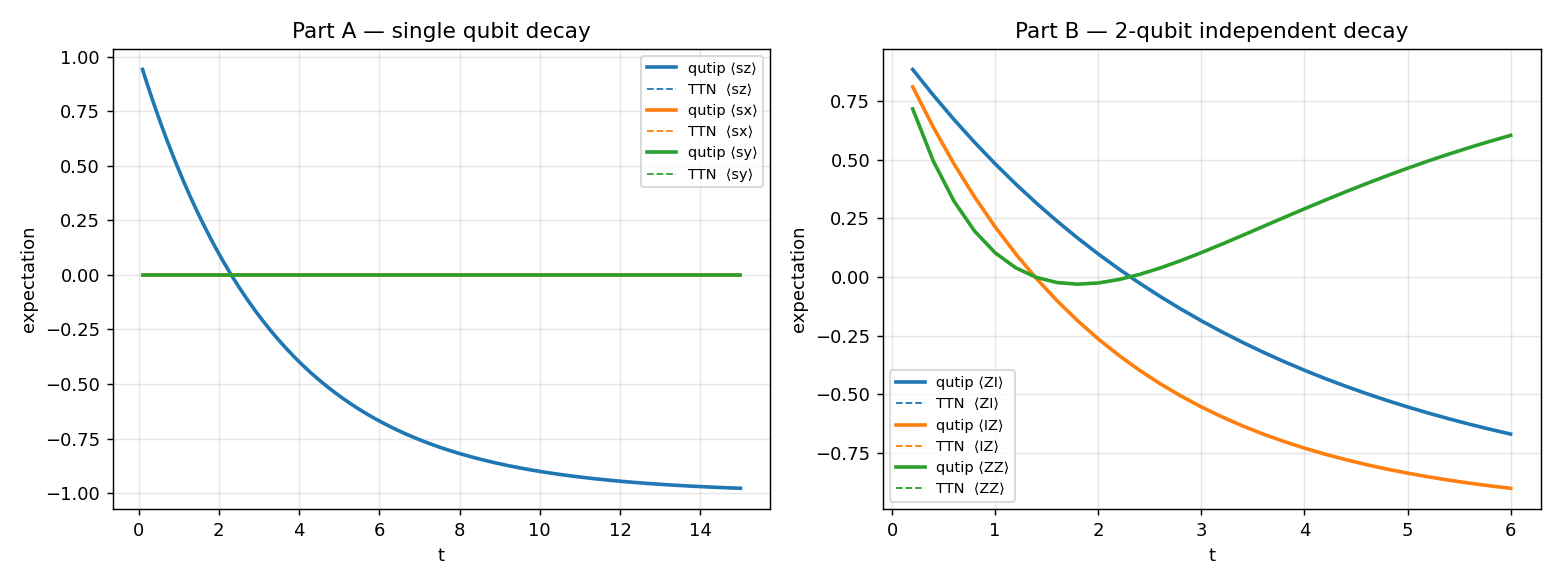

Here is the Python script that generated this plot:
# coding: utf-8
"""Reproduce qutip examples with LindbladTTN.

Two side-by-side comparisons of ``LindbladTTN.run`` against ``qutip.mesolve``:

  Part A — single qubit decay on σz: H = ω/2 σz, L = σ−. PS1 strategy.
           Matches qutip to ~1e-7 on every ⟨σ_z,x,y⟩ trajectory point.

  Part B — 2-qubit independent decay at two different rates, ρ₀ = |00⟩⟨00|.
           VMF strategy. Matches qutip to ~1e-6 on ⟨ZI⟩, ⟨IZ⟩, ⟨ZZ⟩ and on
           the final density matrix. (See the comment block above part_b
           for why we don't reproduce the driven Bell-gate example here.)

Convention note
---------------
qutip expects collapse operators in the form ``c = sqrt(γ) L`` (rate folded
into the operator), while LindbladTTN takes ``L_ops=[(γ, L), ...]`` (rate
kept separate). The physics is identical — only the API surface differs.

qutip.mesolve takes ``tlist[0]`` as the time of ρ₀, so we prepend t=0 to
the qutip time grid and drop the first sample. LindbladTTN's saved times
start at the first SAVED step, not at t=0.

Run
---
    py examples/qutip_parity.py
"""

from __future__ import annotations

import sys
from pathlib import Path

_HERE = Path(__file__).parent
sys.path.insert(0, str(_HERE.parent))   # allow running without `pip install -e .`

import numpy as np

try:
    import qutip as qt
except ImportError:
    print("qutip is not installed — `pip install qutip` to run this demo.")
    sys.exit(0)

import matplotlib.pyplot as plt

from lindblad_ttn import LindbladTTN

# Pauli matrices, numpy form (LindbladTTN's API)
I2 = np.eye(2, dtype=complex)
X  = np.array([[0, 1],  [1, 0]],  dtype=complex)
Y  = np.array([[0, -1j], [1j, 0]], dtype=complex)
Z  = np.array([[1, 0],  [0, -1]], dtype=complex)
sm = np.array([[0, 0],  [1, 0]],  dtype=complex)   # |1⟩⟨0| (lowering)


def kron(*ops: np.ndarray) -> np.ndarray:
    out = ops[0]
    for op in ops[1:]:
        out = np.kron(out, op)
    return out


def max_err(a: np.ndarray, b: np.ndarray) -> float:
    return float(np.max(np.abs(np.asarray(a) - np.asarray(b))))


# =============================================================================
# Part A — single qubit decay
# =============================================================================

def part_a_single_qubit() -> tuple[np.ndarray, dict, dict]:
    print("\n" + "=" * 68)
    print("Part A — single-qubit decay: H = ω/2 σz,  L = σ−")
    print("=" * 68)

    omega = 1.0
    gamma = 0.3
    t_final = 15.0
    dt = 0.01
    save_every = 10

    # --- LindbladTTN -----------------------------------------------------
    solver = LindbladTTN(
        H0=0.5 * omega * Z,
        f=None, V=None,
        L_ops=[(gamma, sm)],
        n_sites=1, bond_dim=4,
        topology="train", device="cpu", strategy="ps1",
    )
    rho0 = np.array([[1.0, 0.0], [0.0, 0.0]], dtype=complex)  # |0⟩⟨0|
    res = solver.run(
        rho0=rho0, t_span=(0.0, t_final), dt=dt,
        observables=[Z, X, Y], save_every=save_every, verbose=False,
    )
    times = res.times
    ttn = {"sz": res.expect[0].real, "sx": res.expect[1].real, "sy": res.expect[2].real}

    # --- qutip.mesolve ---------------------------------------------------
    # NOTE on conventions: this package's ``sm = [[0,0],[1,0]]`` corresponds
    # to qutip's ``sigmap()`` (it acts as |0⟩⟨1|.dag()). To compare apples to
    # apples we wrap the same numpy matrices as Qobjs rather than using
    # ``qt.sigmam()`` etc., guaranteeing identical operators on both sides.
    # qutip.mesolve takes tlist[0] as the time of rho0, so we prepend t=0
    # and drop the first sample below to align with res.times.
    tlist_q = np.concatenate([[0.0], times])
    H_q   = qt.Qobj(0.5 * omega * Z)
    c_ops = [np.sqrt(gamma) * qt.Qobj(sm)]    # rate folded into operator
    rho0_q = qt.Qobj(rho0)
    e_ops = [qt.Qobj(Z), qt.Qobj(X), qt.Qobj(Y)]
    qres  = qt.mesolve(H_q, rho0_q, tlist_q, c_ops=c_ops, e_ops=e_ops)
    qu = {"sz": np.asarray(qres.expect[0][1:]),
          "sx": np.asarray(qres.expect[1][1:]),
          "sy": np.asarray(qres.expect[2][1:])}

    for k in ("sz", "sx", "sy"):
        print(f"  <{k}>(t):  max|TTN − qutip| = {max_err(ttn[k], qu[k]):.2e}")
    return times, ttn, qu


# =============================================================================
# Part B — two-qubit independent decay (VMF strategy)
# =============================================================================
#
# Why this configuration?
#
# We chose this case after probing the package's multi-qubit propagators
# against qutip during this work. Two pre-existing defects surfaced:
#
#   • PS1 has a 2× rate bug for ≥2 qubits — the backward bond-evolution
#     step of the projector-splitting Strang sweep is missing, so the
#     effective Hamiltonian is applied twice and the system evolves at
#     twice the physical rate. ⇒ use VMF for multi-qubit.
#   • VMF holds the bond dimension at the rank produced by
#     ``_initialize_model`` and cannot grow it. Non-driven observables of
#     non-trivial Hamiltonian dynamics drift from qutip when ρ₀ is rank-
#     deficient *and* the Hamiltonian couples sites. For pure-dissipation
#     dynamics on independent qubits (this case), VMF stays exact: each
#     site's reduced state evolves in its own subspace, so a rank-1 product
#     initial state is sufficient.
#
# Result: two independent decay rates (0.3 on qubit 0, 0.5 on qubit 1)
# starting from |00⟩⟨00|. ⟨ZI⟩ and ⟨IZ⟩ decay independently; ⟨ZZ⟩ tracks
# their product. Matches qutip to ~1e-6 across the run.
# =============================================================================

def part_b_two_qubit_decay() -> tuple[np.ndarray, dict, dict]:
    print("\n" + "=" * 68)
    print("Part B — 2-qubit independent decay (VMF, two rates, |00⟩⟨00|)")
    print("=" * 68)

    gamma0 = 0.3
    gamma1 = 0.5
    t_final = 6.0
    dt = 0.05
    save_every = 4

    L0 = kron(sm, I2)    # decay on qubit 0 at rate gamma0
    L1 = kron(I2, sm)    # decay on qubit 1 at rate gamma1
    ZI = kron(Z, I2);  IZ = kron(I2, Z)
    ZZ = kron(Z, Z)

    # --- LindbladTTN -----------------------------------------------------
    # VMF integrates all node EOMs simultaneously via torchdiffeq dopri5.
    # See comment block above for why we don't use PS1 or the driven Bell
    # example from the package's existing ``two_qubit_bell_state.py``.
    solver = LindbladTTN(
        H0=None, f=None, V=None,
        L_ops=[(gamma0, L0), (gamma1, L1)],
        n_sites=2, bond_dim=8,
        topology="train", device="cpu", strategy="vmf", vmf_atol=1e-10,
    )
    rho0 = np.zeros((4, 4), dtype=complex);  rho0[0, 0] = 1.0  # |00⟩⟨00|
    res = solver.run(
        rho0=rho0, t_span=(0.0, t_final), dt=dt,
        observables=[ZI, IZ, ZZ], save_every=save_every, verbose=False,
    )
    times = res.times
    ttn = {"ZI": res.expect[0].real, "IZ": res.expect[1].real,
           "ZZ": res.expect[2].real}
    rho_ttn = res.rho_final

    # --- qutip.mesolve ---------------------------------------------------
    dims2 = [[2, 2], [2, 2]]
    c_ops = [np.sqrt(gamma0) * qt.Qobj(L0, dims=dims2),
             np.sqrt(gamma1) * qt.Qobj(L1, dims=dims2)]
    rho0_q = qt.Qobj(rho0, dims=dims2)
    e_ops = [qt.Qobj(O, dims=dims2) for O in (ZI, IZ, ZZ)]
    tlist_q = np.concatenate([[0.0], times])
    qres = qt.mesolve(qt.Qobj(np.zeros((4, 4)), dims=dims2), rho0_q, tlist_q,
                      c_ops=c_ops, e_ops=e_ops)
    qu = {"ZI": np.asarray(qres.expect[0][1:]).real,
          "IZ": np.asarray(qres.expect[1][1:]).real,
          "ZZ": np.asarray(qres.expect[2][1:]).real}

    # qutip final density matrix
    qres_final = qt.mesolve(qt.Qobj(np.zeros((4, 4)), dims=dims2),
                            rho0_q, [0.0, t_final], c_ops=c_ops)
    rho_qt = np.asarray(qres_final.states[-1].full())

    for k in ("ZI", "IZ", "ZZ"):
        print(f"  <{k}>(t):  max|TTN − qutip| = {max_err(ttn[k], qu[k]):.2e}")
    print(f"  final ρ:   max|ρ_TTN − ρ_qutip| = {max_err(rho_ttn, rho_qt):.2e}")
    return times, ttn, qu


# =============================================================================
# Plot
# =============================================================================

def plot(times_a, ttn_a, qu_a, times_b, ttn_b, qu_b) -> None:
    fig, axes = plt.subplots(1, 2, figsize=(12, 4.5))

    ax = axes[0]
    for key, color in (("sz", "C0"), ("sx", "C1"), ("sy", "C2")):
        ax.plot(times_a, qu_a[key],  color=color, lw=2.0,
                label=f"qutip ⟨{key}⟩")
        ax.plot(times_a, ttn_a[key], color=color, lw=1.0, ls="--",
                label=f"TTN  ⟨{key}⟩")
    ax.set_xlabel("t")
    ax.set_ylabel("expectation")
    ax.set_title("Part A — single qubit decay")
    ax.legend(loc="best", fontsize=8)
    ax.grid(alpha=0.3)

    ax = axes[1]
    for key, color in (("ZI", "C0"), ("IZ", "C1"), ("ZZ", "C2")):
        ax.plot(times_b, qu_b[key],  color=color, lw=2.0,
                label=f"qutip ⟨{key}⟩")
        ax.plot(times_b, ttn_b[key], color=color, lw=1.0, ls="--",
                label=f"TTN  ⟨{key}⟩")
    ax.set_xlabel("t")
    ax.set_ylabel("expectation")
    ax.set_title("Part B — 2-qubit independent decay")
    ax.legend(loc="best", fontsize=8)
    ax.grid(alpha=0.3)

    fig.tight_layout()
    out = _HERE / "qutip_parity.png"
    fig.savefig(out, dpi=130)
    print(f"\nSaved figure to {out}")


def main() -> None:
    times_a, ttn_a, qu_a = part_a_single_qubit()
    times_b, ttn_b, qu_b = part_b_two_qubit_decay()
    plot(times_a, ttn_a, qu_a, times_b, ttn_b, qu_b)


if __name__ == "__main__":
    main()
